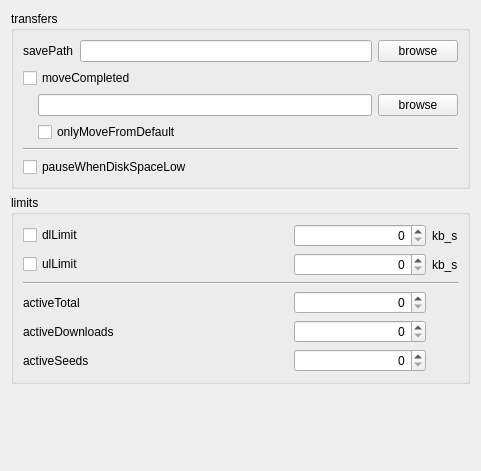
<?xml version="1.0" encoding="UTF-8"?>
<ui version="4.0">
 <class>pt::DownloadsPreferencesPage</class>
 <widget class="QWidget" name="pt::DownloadsPreferencesPage">
  <property name="geometry">
   <rect>
    <x>0</x>
    <y>0</y>
    <width>481</width>
    <height>471</height>
   </rect>
  </property>
  <property name="windowTitle">
   <string>Form</string>
  </property>
  <layout class="QVBoxLayout" name="verticalLayout_3">
   <item>
    <widget class="QGroupBox" name="transfersGroup">
     <property name="title">
      <string>transfers</string>
     </property>
     <layout class="QVBoxLayout" name="verticalLayout_2">
      <item>
       <layout class="QHBoxLayout" name="horizontalLayout">
        <item>
         <widget class="QLabel" name="savePathLabel">
          <property name="text">
           <string>savePath</string>
          </property>
         </widget>
        </item>
        <item>
         <widget class="QLineEdit" name="savePath"/>
        </item>
        <item>
         <widget class="QPushButton" name="savePathBrowse">
          <property name="text">
           <string>browse</string>
          </property>
         </widget>
        </item>
       </layout>
      </item>
      <item>
       <widget class="QCheckBox" name="moveCompleted">
        <property name="text">
         <string>moveCompleted</string>
        </property>
       </widget>
      </item>
      <item>
       <layout class="QVBoxLayout" name="verticalLayout">
        <property name="leftMargin">
         <number>15</number>
        </property>
        <item>
         <layout class="QHBoxLayout" name="horizontalLayout_2">
          <item>
           <widget class="QLineEdit" name="moveCompletedPath"/>
          </item>
          <item>
           <widget class="QPushButton" name="moveCompletedBrowse">
            <property name="text">
             <string>browse</string>
            </property>
           </widget>
          </item>
         </layout>
        </item>
        <item>
         <widget class="QCheckBox" name="moveCompletedDefaultOnly">
          <property name="text">
           <string>onlyMoveFromDefault</string>
          </property>
         </widget>
        </item>
       </layout>
      </item>
      <item>
       <widget class="Line" name="line">
        <property name="orientation">
         <enum>Qt::Horizontal</enum>
        </property>
       </widget>
      </item>
      <item>
       <widget class="QCheckBox" name="pauseDiskSpaceLow">
        <property name="text">
         <string>pauseWhenDiskSpaceLow</string>
        </property>
       </widget>
      </item>
     </layout>
    </widget>
   </item>
   <item>
    <widget class="QGroupBox" name="limitsGroup">
     <property name="title">
      <string>limits</string>
     </property>
     <layout class="QGridLayout" name="gridLayout" columnstretch="2,1,0">
      <item row="0" column="1">
       <widget class="QSpinBox" name="dlLimit">
        <property name="alignment">
         <set>Qt::AlignRight|Qt::AlignTrailing|Qt::AlignVCenter</set>
        </property>
        <property name="showGroupSeparator" stdset="0">
         <bool>false</bool>
        </property>
        <property name="maximum">
         <number>2147483647</number>
        </property>
       </widget>
      </item>
      <item row="0" column="2">
       <widget class="QLabel" name="dlLimitUnit">
        <property name="text">
         <string>kb_s</string>
        </property>
       </widget>
      </item>
      <item row="3" column="0">
       <widget class="QLabel" name="activeTotalLabel">
        <property name="text">
         <string>activeTotal</string>
        </property>
       </widget>
      </item>
      <item row="0" column="0">
       <widget class="QCheckBox" name="dlLimitEnable">
        <property name="text">
         <string>dlLimit</string>
        </property>
       </widget>
      </item>
      <item row="1" column="2">
       <widget class="QLabel" name="ulLimitUnit">
        <property name="text">
         <string>kb_s</string>
        </property>
       </widget>
      </item>
      <item row="1" column="0">
       <widget class="QCheckBox" name="ulLimitEnable">
        <property name="text">
         <string>ulLimit</string>
        </property>
       </widget>
      </item>
      <item row="1" column="1">
       <widget class="QSpinBox" name="ulLimit">
        <property name="alignment">
         <set>Qt::AlignRight|Qt::AlignTrailing|Qt::AlignVCenter</set>
        </property>
        <property name="maximum">
         <number>2147483647</number>
        </property>
       </widget>
      </item>
      <item row="2" column="0" colspan="3">
       <widget class="Line" name="line_2">
        <property name="orientation">
         <enum>Qt::Horizontal</enum>
        </property>
       </widget>
      </item>
      <item row="3" column="1">
       <widget class="QSpinBox" name="activeTotal">
        <property name="alignment">
         <set>Qt::AlignRight|Qt::AlignTrailing|Qt::AlignVCenter</set>
        </property>
        <property name="maximum">
         <number>2147483647</number>
        </property>
       </widget>
      </item>
      <item row="4" column="0">
       <widget class="QLabel" name="activeDownloadsLabel">
        <property name="text">
         <string>activeDownloads</string>
        </property>
       </widget>
      </item>
      <item row="4" column="1">
       <widget class="QSpinBox" name="activeDownloads">
        <property name="alignment">
         <set>Qt::AlignRight|Qt::AlignTrailing|Qt::AlignVCenter</set>
        </property>
        <property name="maximum">
         <number>2147483647</number>
        </property>
       </widget>
      </item>
      <item row="5" column="0">
       <widget class="QLabel" name="activeSeedsLabel">
        <property name="text">
         <string>activeSeeds</string>
        </property>
       </widget>
      </item>
      <item row="5" column="1">
       <widget class="QSpinBox" name="activeSeeds">
        <property name="alignment">
         <set>Qt::AlignRight|Qt::AlignTrailing|Qt::AlignVCenter</set>
        </property>
        <property name="maximum">
         <number>2147483647</number>
        </property>
       </widget>
      </item>
     </layout>
    </widget>
   </item>
   <item>
    <spacer name="verticalSpacer">
     <property name="orientation">
      <enum>Qt::Vertical</enum>
     </property>
     <property name="sizeHint" stdset="0">
      <size>
       <width>20</width>
       <height>40</height>
      </size>
     </property>
    </spacer>
   </item>
  </layout>
 </widget>
 <resources/>
 <connections/>
</ui>
